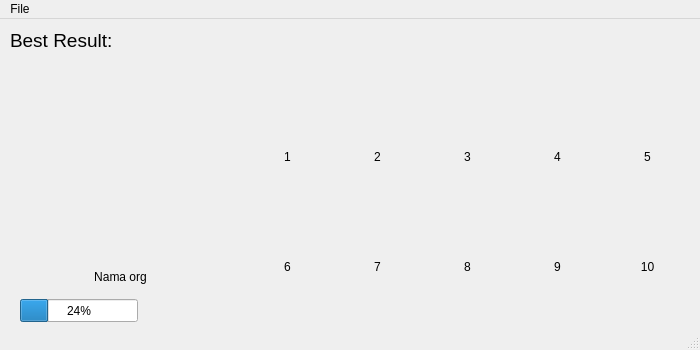
<?xml version="1.0" encoding="UTF-8"?>
<ui version="4.0">
 <class>TubesAlgeo</class>
 <widget class="QMainWindow" name="TubesAlgeo">
  <property name="geometry">
   <rect>
    <x>0</x>
    <y>0</y>
    <width>700</width>
    <height>350</height>
   </rect>
  </property>
  <property name="minimumSize">
   <size>
    <width>700</width>
    <height>350</height>
   </size>
  </property>
  <property name="maximumSize">
   <size>
    <width>700</width>
    <height>350</height>
   </size>
  </property>
  <property name="windowTitle">
   <string>MainWindow</string>
  </property>
  <widget class="QWidget" name="centralwidget">
   <property name="enabled">
    <bool>true</bool>
   </property>
   <widget class="QLabel" name="label">
    <property name="geometry">
     <rect>
      <x>20</x>
      <y>50</y>
      <width>201</width>
      <height>191</height>
     </rect>
    </property>
    <property name="text">
     <string>&lt;html&gt;&lt;head/&gt;&lt;body&gt;&lt;p&gt;&lt;img src=&quot;:/Image/dataset/Aaron Paul22_265.jpg&quot;/&gt;&lt;/p&gt;&lt;/body&gt;&lt;/html&gt;</string>
    </property>
   </widget>
   <widget class="QLabel" name="label_2">
    <property name="geometry">
     <rect>
      <x>250</x>
      <y>50</y>
      <width>71</width>
      <height>71</height>
     </rect>
    </property>
    <property name="text">
     <string>&lt;html&gt;&lt;head/&gt;&lt;body&gt;&lt;p&gt;&lt;img src=&quot;:/Image/dataset/Aaron Paul22_265.jpg&quot;/&gt;&lt;/p&gt;&lt;/body&gt;&lt;/html&gt;</string>
    </property>
   </widget>
   <widget class="QLabel" name="label_4">
    <property name="geometry">
     <rect>
      <x>610</x>
      <y>50</y>
      <width>71</width>
      <height>71</height>
     </rect>
    </property>
    <property name="text">
     <string>&lt;html&gt;&lt;head/&gt;&lt;body&gt;&lt;p&gt;&lt;img src=&quot;:/Image/dataset/Aaron Paul22_265.jpg&quot;/&gt;&lt;/p&gt;&lt;/body&gt;&lt;/html&gt;</string>
    </property>
   </widget>
   <widget class="QLabel" name="label_5">
    <property name="geometry">
     <rect>
      <x>520</x>
      <y>50</y>
      <width>71</width>
      <height>71</height>
     </rect>
    </property>
    <property name="text">
     <string>&lt;html&gt;&lt;head/&gt;&lt;body&gt;&lt;p&gt;&lt;img src=&quot;:/Image/dataset/Aaron Paul22_265.jpg&quot;/&gt;&lt;/p&gt;&lt;/body&gt;&lt;/html&gt;</string>
    </property>
   </widget>
   <widget class="QLabel" name="label_6">
    <property name="geometry">
     <rect>
      <x>430</x>
      <y>50</y>
      <width>71</width>
      <height>71</height>
     </rect>
    </property>
    <property name="text">
     <string>&lt;html&gt;&lt;head/&gt;&lt;body&gt;&lt;p&gt;&lt;img src=&quot;:/Image/dataset/Aaron Paul22_265.jpg&quot;/&gt;&lt;/p&gt;&lt;/body&gt;&lt;/html&gt;</string>
    </property>
   </widget>
   <widget class="QLabel" name="label_7">
    <property name="geometry">
     <rect>
      <x>340</x>
      <y>50</y>
      <width>71</width>
      <height>71</height>
     </rect>
    </property>
    <property name="text">
     <string>&lt;html&gt;&lt;head/&gt;&lt;body&gt;&lt;p&gt;&lt;img src=&quot;:/Image/dataset/Aaron Paul22_265.jpg&quot;/&gt;&lt;/p&gt;&lt;/body&gt;&lt;/html&gt;</string>
    </property>
   </widget>
   <widget class="QLabel" name="label_8">
    <property name="geometry">
     <rect>
      <x>610</x>
      <y>160</y>
      <width>71</width>
      <height>71</height>
     </rect>
    </property>
    <property name="text">
     <string>&lt;html&gt;&lt;head/&gt;&lt;body&gt;&lt;p&gt;&lt;img src=&quot;:/Image/dataset/Aaron Paul22_265.jpg&quot;/&gt;&lt;/p&gt;&lt;/body&gt;&lt;/html&gt;</string>
    </property>
   </widget>
   <widget class="QLabel" name="label_3">
    <property name="geometry">
     <rect>
      <x>250</x>
      <y>160</y>
      <width>71</width>
      <height>71</height>
     </rect>
    </property>
    <property name="text">
     <string>&lt;html&gt;&lt;head/&gt;&lt;body&gt;&lt;p&gt;&lt;img src=&quot;:/Image/dataset/Aaron Paul22_265.jpg&quot;/&gt;&lt;/p&gt;&lt;/body&gt;&lt;/html&gt;</string>
    </property>
   </widget>
   <widget class="QLabel" name="label_9">
    <property name="geometry">
     <rect>
      <x>340</x>
      <y>160</y>
      <width>71</width>
      <height>71</height>
     </rect>
    </property>
    <property name="text">
     <string>&lt;html&gt;&lt;head/&gt;&lt;body&gt;&lt;p&gt;&lt;img src=&quot;:/Image/dataset/Aaron Paul22_265.jpg&quot;/&gt;&lt;/p&gt;&lt;/body&gt;&lt;/html&gt;</string>
    </property>
   </widget>
   <widget class="QLabel" name="label_10">
    <property name="geometry">
     <rect>
      <x>520</x>
      <y>160</y>
      <width>71</width>
      <height>71</height>
     </rect>
    </property>
    <property name="text">
     <string>&lt;html&gt;&lt;head/&gt;&lt;body&gt;&lt;p&gt;&lt;img src=&quot;:/Image/dataset/Aaron Paul22_265.jpg&quot;/&gt;&lt;/p&gt;&lt;/body&gt;&lt;/html&gt;</string>
    </property>
   </widget>
   <widget class="QLabel" name="label_11">
    <property name="geometry">
     <rect>
      <x>430</x>
      <y>160</y>
      <width>71</width>
      <height>71</height>
     </rect>
    </property>
    <property name="text">
     <string>&lt;html&gt;&lt;head/&gt;&lt;body&gt;&lt;p&gt;&lt;img src=&quot;:/Image/dataset/Aaron Paul22_265.jpg&quot;/&gt;&lt;/p&gt;&lt;/body&gt;&lt;/html&gt;</string>
    </property>
   </widget>
   <widget class="QLabel" name="label_12">
    <property name="geometry">
     <rect>
      <x>270</x>
      <y>130</y>
      <width>35</width>
      <height>16</height>
     </rect>
    </property>
    <property name="text">
     <string>&lt;html&gt;&lt;head/&gt;&lt;body&gt;&lt;p align=&quot;center&quot;&gt;1&lt;/p&gt;&lt;/body&gt;&lt;/html&gt;</string>
    </property>
   </widget>
   <widget class="QLabel" name="label_13">
    <property name="geometry">
     <rect>
      <x>360</x>
      <y>130</y>
      <width>35</width>
      <height>16</height>
     </rect>
    </property>
    <property name="text">
     <string>&lt;html&gt;&lt;head/&gt;&lt;body&gt;&lt;p align=&quot;center&quot;&gt;2&lt;/p&gt;&lt;/body&gt;&lt;/html&gt;</string>
    </property>
   </widget>
   <widget class="QLabel" name="label_14">
    <property name="geometry">
     <rect>
      <x>540</x>
      <y>130</y>
      <width>35</width>
      <height>16</height>
     </rect>
    </property>
    <property name="text">
     <string>&lt;html&gt;&lt;head/&gt;&lt;body&gt;&lt;p align=&quot;center&quot;&gt;4&lt;/p&gt;&lt;/body&gt;&lt;/html&gt;</string>
    </property>
   </widget>
   <widget class="QLabel" name="label_15">
    <property name="geometry">
     <rect>
      <x>630</x>
      <y>130</y>
      <width>35</width>
      <height>16</height>
     </rect>
    </property>
    <property name="text">
     <string>&lt;html&gt;&lt;head/&gt;&lt;body&gt;&lt;p align=&quot;center&quot;&gt;5&lt;/p&gt;&lt;/body&gt;&lt;/html&gt;</string>
    </property>
   </widget>
   <widget class="QLabel" name="label_16">
    <property name="geometry">
     <rect>
      <x>450</x>
      <y>130</y>
      <width>35</width>
      <height>16</height>
     </rect>
    </property>
    <property name="text">
     <string>&lt;html&gt;&lt;head/&gt;&lt;body&gt;&lt;p align=&quot;center&quot;&gt;3&lt;/p&gt;&lt;/body&gt;&lt;/html&gt;</string>
    </property>
   </widget>
   <widget class="QLabel" name="label_17">
    <property name="geometry">
     <rect>
      <x>270</x>
      <y>240</y>
      <width>35</width>
      <height>16</height>
     </rect>
    </property>
    <property name="text">
     <string>&lt;html&gt;&lt;head/&gt;&lt;body&gt;&lt;p align=&quot;center&quot;&gt;6&lt;/p&gt;&lt;/body&gt;&lt;/html&gt;</string>
    </property>
   </widget>
   <widget class="QLabel" name="label_18">
    <property name="geometry">
     <rect>
      <x>360</x>
      <y>240</y>
      <width>35</width>
      <height>16</height>
     </rect>
    </property>
    <property name="text">
     <string>&lt;html&gt;&lt;head/&gt;&lt;body&gt;&lt;p align=&quot;center&quot;&gt;7&lt;/p&gt;&lt;/body&gt;&lt;/html&gt;</string>
    </property>
   </widget>
   <widget class="QLabel" name="label_19">
    <property name="geometry">
     <rect>
      <x>450</x>
      <y>240</y>
      <width>35</width>
      <height>16</height>
     </rect>
    </property>
    <property name="text">
     <string>&lt;html&gt;&lt;head/&gt;&lt;body&gt;&lt;p align=&quot;center&quot;&gt;8&lt;/p&gt;&lt;/body&gt;&lt;/html&gt;</string>
    </property>
   </widget>
   <widget class="QLabel" name="label_20">
    <property name="geometry">
     <rect>
      <x>540</x>
      <y>240</y>
      <width>35</width>
      <height>16</height>
     </rect>
    </property>
    <property name="text">
     <string>&lt;html&gt;&lt;head/&gt;&lt;body&gt;&lt;p align=&quot;center&quot;&gt;9&lt;/p&gt;&lt;/body&gt;&lt;/html&gt;</string>
    </property>
   </widget>
   <widget class="QLabel" name="label_21">
    <property name="geometry">
     <rect>
      <x>630</x>
      <y>240</y>
      <width>35</width>
      <height>16</height>
     </rect>
    </property>
    <property name="text">
     <string>&lt;html&gt;&lt;head/&gt;&lt;body&gt;&lt;p align=&quot;center&quot;&gt;10&lt;/p&gt;&lt;/body&gt;&lt;/html&gt;</string>
    </property>
   </widget>
   <widget class="QLabel" name="label_32">
    <property name="geometry">
     <rect>
      <x>90</x>
      <y>250</y>
      <width>61</width>
      <height>16</height>
     </rect>
    </property>
    <property name="text">
     <string>&lt;html&gt;&lt;head/&gt;&lt;body&gt;&lt;p align=&quot;center&quot;&gt;&lt;span style=&quot; font-size:9pt;&quot;&gt;Nama org&lt;/span&gt;&lt;/p&gt;&lt;/body&gt;&lt;/html&gt;</string>
    </property>
   </widget>
   <widget class="QLabel" name="label_33">
    <property name="geometry">
     <rect>
      <x>10</x>
      <y>10</y>
      <width>671</width>
      <height>21</height>
     </rect>
    </property>
    <property name="text">
     <string>&lt;html&gt;&lt;head/&gt;&lt;body&gt;&lt;p&gt;&lt;span style=&quot; font-size:14pt;&quot;&gt;Best Result:&lt;/span&gt;&lt;/p&gt;&lt;/body&gt;&lt;/html&gt;</string>
    </property>
   </widget>
   <widget class="QProgressBar" name="progressBar">
    <property name="geometry">
     <rect>
      <x>20</x>
      <y>280</y>
      <width>118</width>
      <height>23</height>
     </rect>
    </property>
    <property name="value">
     <number>24</number>
    </property>
   </widget>
  </widget>
  <widget class="Open" name="menubar">
   <property name="geometry">
    <rect>
     <x>0</x>
     <y>0</y>
     <width>700</width>
     <height>21</height>
    </rect>
   </property>
   <widget class="QMenu" name="menuOpen">
    <property name="title">
     <string>File</string>
    </property>
    <addaction name="actionOpen"/>
    <addaction name="actionTest_File"/>
   </widget>
   <addaction name="menuOpen"/>
  </widget>
  <widget class="QStatusBar" name="statusbar">
   <property name="enabled">
    <bool>true</bool>
   </property>
  </widget>
  <action name="actionFile">
   <property name="text">
    <string>File</string>
   </property>
  </action>
  <action name="actionOpen">
   <property name="text">
    <string>Generate Database</string>
   </property>
  </action>
  <action name="actionSave">
   <property name="text">
    <string>Load</string>
   </property>
  </action>
  <action name="actionTest_File">
   <property name="text">
    <string>Test File</string>
   </property>
  </action>
 </widget>
 <customwidgets>
  <customwidget>
   <class>Open</class>
   <extends>QMenuBar</extends>
   <header>open.h</header>
  </customwidget>
 </customwidgets>
 <resources>
  <include location="Resource.qrc"/>
 </resources>
 <connections/>
</ui>
